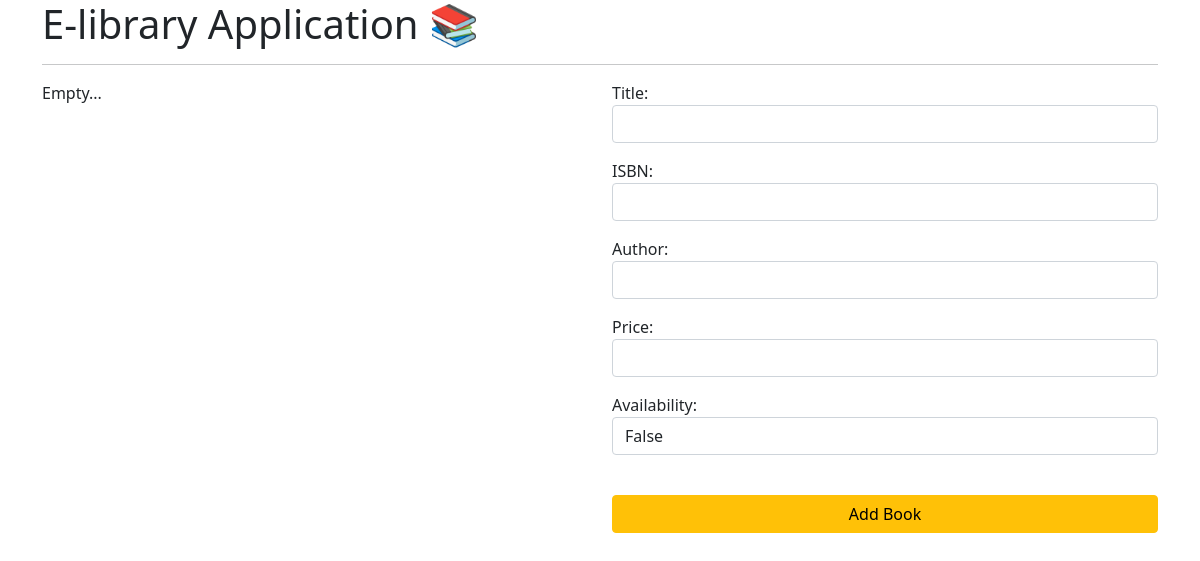
Before: / with the older database file.
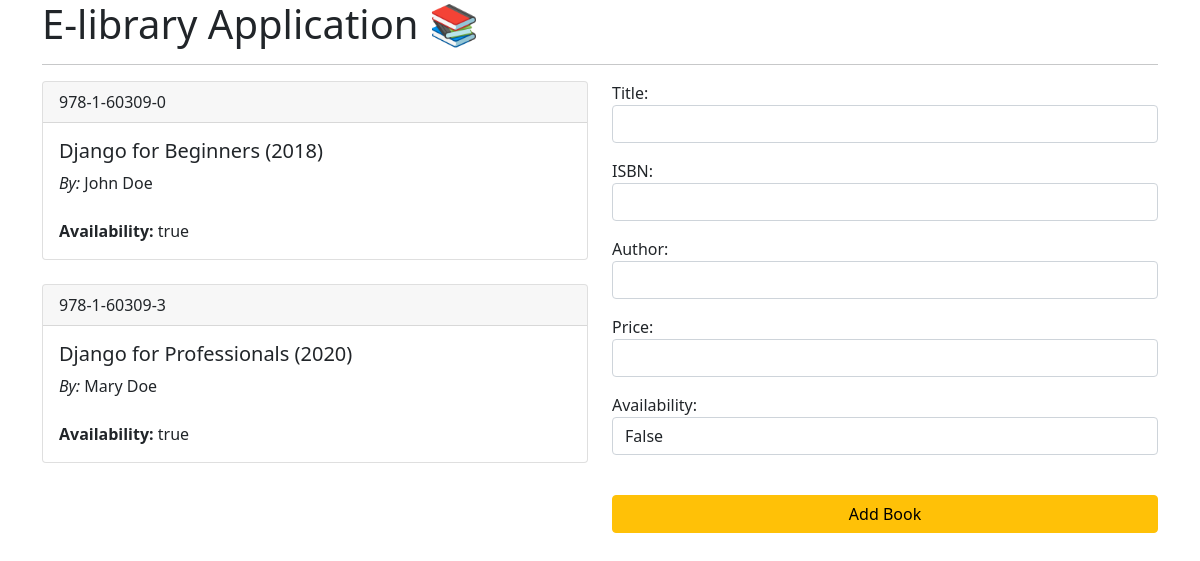
After: the same page with the newer database file.
### elibrary_app/models.py (models this page shows, shortened)
class Catalogue(models.Model):
    STATUS_CHOICES = (
    ('true', 'True'),
    ('false', 'False'),
  )
    title = models.CharField(max_length=255)
    ISBN = models.CharField(max_length=13)
    author = models.CharField(max_length=255)
    price = models.DecimalField(max_digits=6, decimal_places=2)
    availability = models.CharField(max_length=5, choices=STATUS_CHOICES, default='false')

### elibrary_app/views.py (the view)
# urls.py: path('', home, name='home')
def home(request):
    if request.method == 'POST':
        add_catalogue_form = AddCatalogueForm(data=request.POST)
        if add_catalogue_form.is_valid():
            add_catalogue_form.save()
    books = Catalogue.objects.all()
    add_catalogue_form = AddCatalogueForm()
    return render(request, 'home.html', {
        "add_catalogue_form": add_catalogue_form,
        "books": books
    })

### elibrary_app/forms.py
class AddCatalogueForm(forms.ModelForm):
    class Meta:
        model = Catalogue
        fields = "__all__"
        widgets = {
            'title': forms.fields.TextInput(attrs={
                'class': 'form-control'
            }),
            'ISBN': forms.fields.TextInput(attrs={
                'class': 'form-control'
            }),
            'author': forms.fields.TextInput(attrs={
                'class': 'form-control'
            }),
            'price': forms.fields.NumberInput(attrs={
                'class': 'form-control'
            }),
            'availability': forms.fields.Select(attrs={
                'class': 'form-control'
            })
        }

### elibrary_app/templates/home.html (shortened to what this page needs)
<!doctype html>
<html lang="en">
  <head>
    <link href="https://cdn.jsdelivr.net/npm/bootstrap@5.0.2/dist/css/bootstrap.min.css" rel="stylesheet">
  </head>
  <body>
      <div class="container">
        <h1>E-library Application &#128218;</h1>
        <hr>
        <div class="row">
          <div class="col-md-6">
        {% for book in books %}
          <div class="card mb-4">
            <div class="card-header">
                {{ book.ISBN }}
            </div>
            <div class="card-body">
                <h5 class="card-title">{{ book.title }}</h5>
                <p class="card-text">
                    <em>By:</em> {{ book.author }}
                    <br>
                    <br>
                    <strong>Availability:</strong> {{ book.availability }}
                  </p>
              </div>
          </div>
        {% empty %}
          <p>Empty...</p>
        {% endfor %}
        </div>
            <div class="col-md-6">
                <form method="post">
                    {{ add_catalogue_form.as_p }}
                      <br>
                      <div class="text-center">
                        <input type="submit" class="btn btn-warning" style="width: 100%" value="Add Book">
                      </div>
                   </form>
            </div>
            </div>
        </div>
  </body>
</html>

Changed rows visible on the page:
added Catalogue: ISBN "978-1-60309-0", title "Django for Beginners (2018)", author "John Doe", availability "true"
added Catalogue: ISBN "978-1-60309-3", title "Django for Professionals (2020)", author "Mary Doe", availability "true"
Other visible differences:
text no longer shown: "Empty..."
